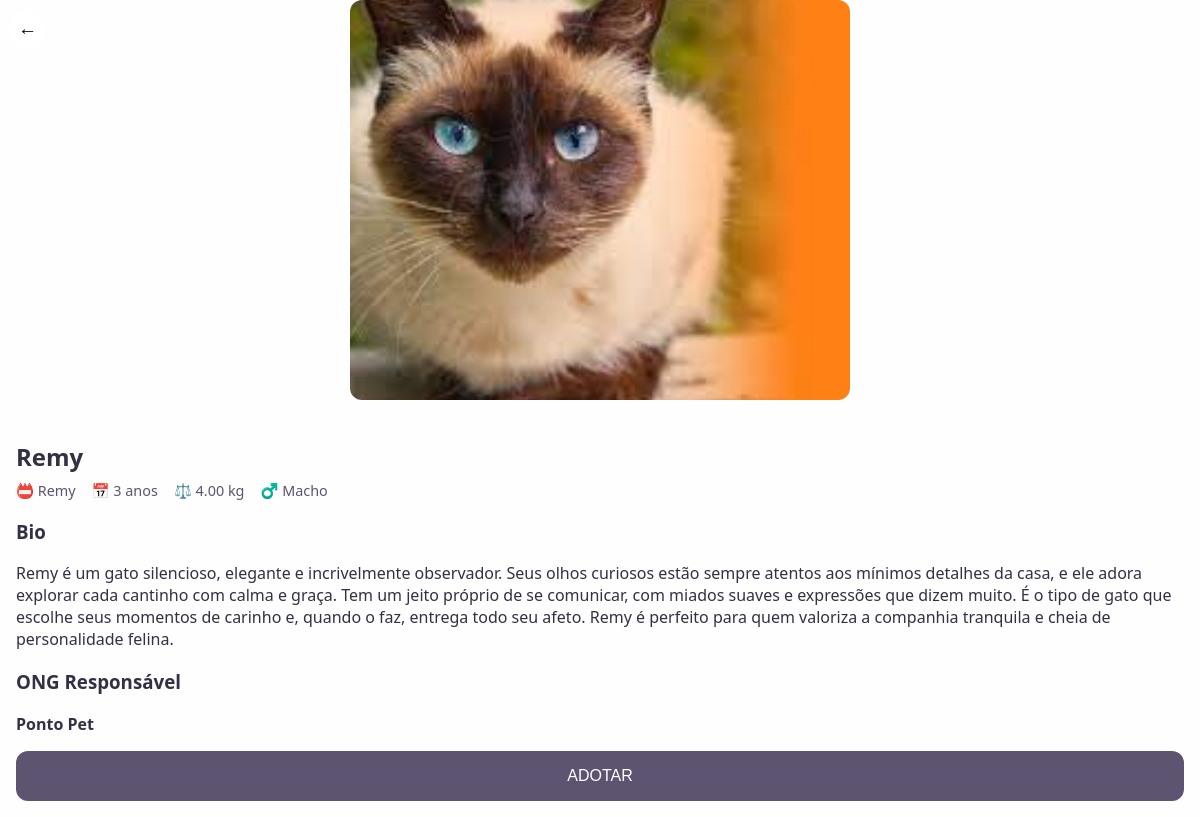
/pet.php?id=2, run on the app's committed database.
### tables this page shows
CREATE TABLE IF NOT EXISTS `animais` (
  `id` int NOT NULL AUTO_INCREMENT,
  `ong_id` int NOT NULL,
  `nome_animal` varchar(100) NOT NULL,
  `peso` decimal(5,2) NOT NULL,
  `descricao` text,
  `idade` int DEFAULT NULL,
  `tipo` varchar(50) DEFAULT NULL,
  `sexo` varchar(10) DEFAULT NULL,
  PRIMARY KEY (`id`),
  KEY `ong_id` (`ong_id`)
);

CREATE TABLE IF NOT EXISTS `ongs` (
  `id` int NOT NULL AUTO_INCREMENT,
  `numero_ong` varchar(20) NOT NULL,
  `nome_ong` varchar(100) NOT NULL,
  PRIMARY KEY (`id`)
);

### pet.php (the view, shortened to what this page needs)
<?php
include 'conexao.php';
$id = isset($_GET['id']) ? intval($_GET['id']) : 0;
$sql = "SELECT a.*, o.nome_ong, o.numero_ong FROM animais a JOIN ongs o ON a.ong_id = o.id WHERE a.id = $id";
$res = $conexao->query($sql);
if ($res->num_rows > 0) {
  $animal = $res->fetch_assoc();
} else {
  echo '<p>Animal não encontrado.</p>';
  exit;
}
$sqlFotos = "SELECT caminho_foto FROM fotos_animais WHERE animal_id = $id";
$resFotos = $conexao->query($sqlFotos);
$fotos = [];
if ($resFotos && $resFotos->num_rows > 0) {
  while ($foto = $resFotos->fetch_assoc()) {
    $fotos[] = $foto['caminho_foto'];
  }
}
?>
<!DOCTYPE html>
<html lang="PT-br">
<head>
  <link rel="stylesheet" href="style.css" />
</head>
<body>
  <div class="pet-detail-page">
    <div class="pet-header">
      <button onclick="history.back()">←</button>
      <?php if (count($fotos) > 0): ?>
        <div class="carousel-container">
          <div class="carousel">
            <?php foreach ($fotos as $i => $foto): ?>
              <img src="<?php echo htmlspecialchars($foto); ?>" alt="<?php echo htmlspecialchars($animal['nome_animal']); ?>" class="pet-main-img<?php echo $i === 0 ? ' active' : ''; ?>" data-index="<?php echo $i; ?>" />
            <?php endforeach; ?>
          </div>
        </div>
      <?php else: ?>
        <img src="uploads/teste.png" alt="Sem foto" class="pet-main-img" />
      <?php endif; ?>
    </div>
    <div class="pet-info-section">
      <h2><?php echo htmlspecialchars($animal['nome_animal']); ?></h2>
      <div class="pet-stats">
        <span>📛 <?php echo htmlspecialchars($animal['nome_animal']); ?></span>
        <span>📅 <?php echo htmlspecialchars($animal['idade']); ?> anos</span>
        <span>⚖️ <?php echo htmlspecialchars($animal['peso']); ?> kg</span>
        <span><?php echo (isset($animal['sexo']) && strtolower($animal['sexo']) === 'femea' ? '♀️ Fêmea' : (isset($animal['sexo']) ? '♂️ Macho' : '')); ?></span>
      </div>
      <div class="bio">
        <h3>Bio</h3>
        <p><?php echo htmlspecialchars($animal['descricao'] ?? 'Sem descrição.'); ?></p>
        <h3>ONG Responsável</h3>
        <p><strong><?php echo htmlspecialchars($animal['nome_ong']); ?></strong></p>
      </div>
      <button class="adopt-btn" onclick="window.open('https://wa.me/<?php echo preg_replace('/\D/', '', $animal['numero_ong']); ?>?text=<?php echo urlencode('Olá! Tenho interesse em adotar o pet ' . $animal['nome_animal'] . '. Poderia me passar mais informações?'); ?>','_blank')">ADOTAR</button>
    </div>
  </div>
</body>
</html>

### style.css (style rules this page uses)
body { margin: 0; font-family: 'Segoe UI', sans-serif; background-color: #fefefe; color: #333; }
.pet-detail-page { font-family: 'Segoe UI', sans-serif; background-color: #fefefe; color: #352F44; min-height: 100vh; display: flex; flex-direction: column; }
.pet-header { position: relative; }
.pet-header button { position: absolute; top: 10px; left: 10px; background: #ffffffcc; border: none; border-radius: 50%; padding: 0.5rem; font-size: 1.2rem; z-index: 10; }
.pet-main-img { min-width: 100%; width: 100%; height: 500px; object-fit: cover; background: #f6f8fa; opacity: 0; transition: opacity 0.4s; pointer-events: none; position: absolute; left: 0; top: 0; border-radius: 12px; box-shadow: 0 2px 8px rgba(0,0,0,0.08); }
.pet-info-section { padding: 1rem; flex: 1; }
.pet-info-section h2 { margin-top: 0.5rem; margin-bottom: 0; }
.pet-stats { display: flex; gap: 1rem; margin-top: 0.5rem; font-size: 0.9rem; color: #5C5470; }
.bio { margin-top: 1rem; }
.adopt-btn { display: block; width: 100%; margin-top: 1rem; padding: 1rem; background-color: #5C5470; color: white; border: none; border-radius: 12px; font-size: 1rem; margin-bottom: 0; cursor: pointer; }
.carousel-container { position: relative; width: 100%; max-width: 500px; margin: 0 auto 1rem auto; overflow: hidden; background: #fff; border-radius: 12px; }
.carousel { display: flex; position: relative; height: 400px; align-items: center; justify-content: center; }
.pet-main-img.active { opacity: 1; pointer-events: auto; position: relative; z-index: 2; }

### data on the page
animais: nome_animal "Remy", idade "3", peso "4.00", descricao "Remy é um gato silencioso, elegante e incrivelmente observador. Seus olhos curiosos estão sempre atentos aos mínimos detalhes da casa, e ele adora explorar cada cantinho com calma e graça. Tem um jeito próprio de se comunicar, com miados suaves e expressões que dizem muito. É o tipo de gato que escolhe seus momentos de carinho e, quando o faz, entrega todo seu afeto. Remy é perfeito para quem valoriza a companhia tranquila e cheia de personalidade felina.", ong.nome_ong "Ponto Pet"
